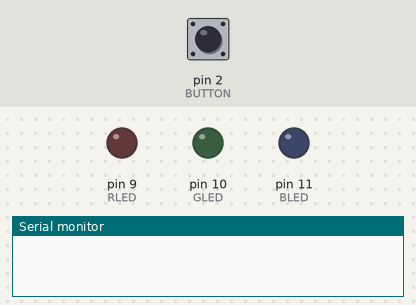
Bench run of a sketch on a simulated Arduino Uno, built with avr-gcc and run on an emulated ATmega328P. Shown: output pins drawn as LEDs (lit = HIGH), the last lines printed to the serial monitor. The inputs (shaded band) are chosen by the test bench; at power-on: pin 2 (BUTTON) LOW.

Above: at 1.2 s.
1.3 s: pin 2 (BUTTON) pulled HIGH for 0.15 s
At 2.4 s:
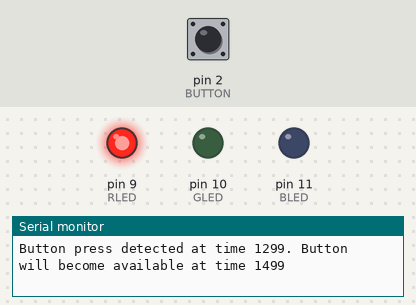
2.9 s: pin 2 (BUTTON) pulled HIGH for 1 s
At 3.6 s:
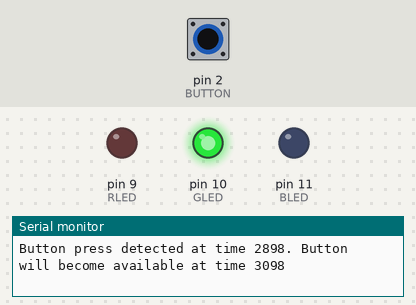
5.4 s: pin 2 (BUTTON) pulled HIGH for 0.15 s
At 6.6 s:
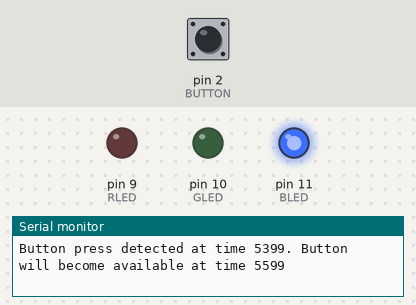
7.0 s: pin 2 (BUTTON) pulled HIGH for 3.2 s
At 8.0 s:
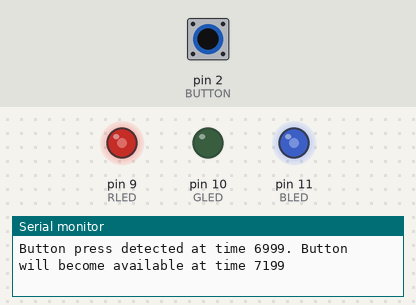
11.7 s: pin 2 (BUTTON) pulled HIGH for 0.15 s
At 12.8 s:
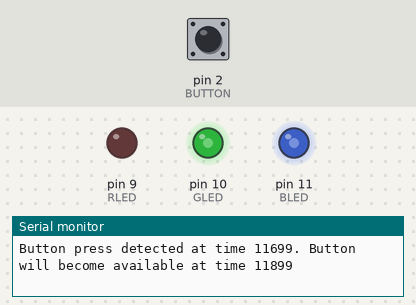
13.3 s: pin 2 (BUTTON) pulled HIGH for 1 s
At 14.0 s:
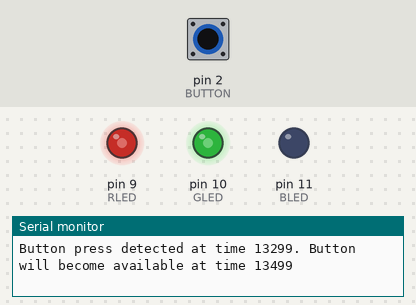
Timing chart, 0 to 16.3 s (numbered marks = the images above; inputs shaded):
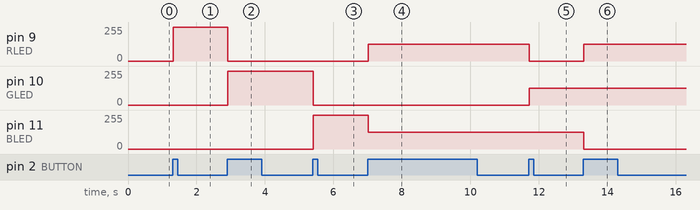

The sketch:

led_nightlight.ino
```cpp
/*
 * Project: LED Nightlight
 * Author: Anthony Parsch
 */

//#define LED 9
#define RLED 9
#define GLED 10
#define BLED 11
#define BUTTON 2
#define LED_MODE_MAX 7
#define BAUD_SPEED 9600

#include "debounce.h"
#include "colors.h"

//bool ledOn = false; // on or off
int ledMode = 0;

// Displays the color as given
void displayColor(int red, int green, int blue);

// Changes the display mode
void setMode(int mode);

void setup()
{
	// Serial debug setup
	Serial.begin(BAUD_SPEED);

	// put your setup code here, to run once:
	//pinMode(LED, OUTPUT);
	pinMode(RLED, OUTPUT);
	pinMode(BLED, OUTPUT);
	pinMode(GLED, OUTPUT);
	pinMode(BUTTON, INPUT);

	// ##### Exercise 1 #####
	//digitalWrite(LED, HIGH);

	// ##### Exercise 5 Default LED State #####
	//ledOn ? digitalWrite(LED, HIGH) : digitalWrite(LED, LOW);

	// ##### Exercise 6 Default LED State #####
	setMode(ledMode);
}

void loop()
{
	// ##### Exercise 2 #####
//	for (int i = 100; i <= 1000; i+=100)
//	{
//		digitalWrite(LED, HIGH);
//		delay(i);
//		digitalWrite(LED, LOW);
//		delay(i);
//	}

	// ##### Exercise 3 #####
	// Rising
//	for (int i = 0; i < 256; i++)
//	{
//		analogWrite(LED, i);
//		delay(10);
//	}
//
//	// Falling
//	for (int i = 256; i >= 0; i--)
//	{
//		analogWrite(LED, i);
//		delay(10);
//	}

	// ##### Exercise 4 #####
//	if (digitalRead(BUTTON) == LOW) digitalWrite(LED, LOW);
//	else digitalWrite(LED, HIGH);

	// ##### Exercise 5 #####
	// I didn't follow the book on this Exercise because I don't like how it
	// handled debouncing.
//	if (checkButton(BUTTON))
//	{
//		ledOn = !ledOn; // Invert our LED's current value
//		ledOn ? digitalWrite(LED, HIGH) : digitalWrite(LED, LOW);
//		Serial.print("Button pressed! Current LED state: ");
//		Serial.println(ledOn);
//	}

	// ##### Exercise 6 #####
	if (checkButton(BUTTON))
	{
		ledMode++;

		// Validate that we are not outside our maximum mode value
		if (ledMode > LED_MODE_MAX) ledMode = 0;

		setMode(ledMode);
	}
}

// Displays the color as given
void displayColor(int red, int green, int blue)
{
	analogWrite(RLED, red);
	analogWrite(GLED, green);
	analogWrite(BLED, blue);
}

// Changes the display mode
void setMode(int mode)
{
	switch(mode)
	{
		case 1:
			displayColor(RED);
			break;
		case 2:
			displayColor(GREEN);
			break;
		case 3:
			displayColor(BLUE);
			break;
		case 4:
			displayColor(PURPLE);
			break;
		case 5:
			displayColor(TEAL);
			break;
		case 6:
			displayColor(ORANGE);
			break;
		case 7:
			displayColor(WHITE);
			break;
		default:
			displayColor(OFF);
	}
}
```

colors.h
```cpp
#define RED 255,0,0
#define GREEN 0,255,0
#define BLUE 0,0,255
#define PURPLE 127,0,127
#define TEAL 0,127,127
#define ORANGE 127,127,0
#define WHITE 85,85,85
#define OFF 0,0,0
```

debounce.h
```cpp
#define DEBOUNCE_DELAY 200 // In milliseconds

bool debounce = false; // Are we currently in the debounce state (from user press to either DEBOUNCE_DELAY millis after or user release)
unsigned long debounceEnd = 0; // The time that we end the debounce

// ##### Exorcise 5 Function #####
// Because exorcise 5 mentioned this being a good time for functions,
// I shall handle my debounce in a function.
// NOTE: Only returns true on the rising edge
bool checkButton(int button)
{
	// When the button is release and the time has passed, exit debounce state
	if (debounce && (millis() >= debounceEnd) && (digitalRead(button) == LOW))
	{
		debounce = false;
		return false;
	}
	// Check for the button to go down and enter the debounce state
	else if (!debounce)
	{
		if (digitalRead(BUTTON) == HIGH) // Button is high, setup debounce state
		{
			unsigned long pauseTime = millis(); // Capture time for debug reasons

			debounce = true;
			debounceEnd = pauseTime + DEBOUNCE_DELAY;

			Serial.print("Button press detected at time ");
			Serial.print(pauseTime);
			Serial.print(". Button will become available at time ");
			Serial.println(debounceEnd);

			return true;
		}
		else return false; // Button is low, nothing is happening
	}
	else return false; // We are in the debounce state, but cannot currently exit it
}
```

Measured:
- after the input at 1.3 s, pin 9 (RLED): 0/255 → 255/255 at once
- after the input at 2.9 s, pin 9 (RLED): 255/255 → 0/255 at once; pin 10 (GLED): 0/255 → 255/255 at once
- after the input at 5.4 s, pin 10 (GLED): 255/255 → 0/255 at once; pin 11 (BLED): 0/255 → 255/255 at once
- after the input at 7.0 s, pin 9 (RLED): 0/255 → 127/255 at once; pin 11 (BLED): 255/255 → 127/255 at once
- after the input at 11.7 s, pin 9 (RLED): 127/255 → 0/255 at once; pin 10 (GLED): 0/255 → 127/255 at once
- after the input at 13.3 s, pin 9 (RLED): 0/255 → 127/255 at once; pin 11 (BLED): 127/255 → 0/255 at once
